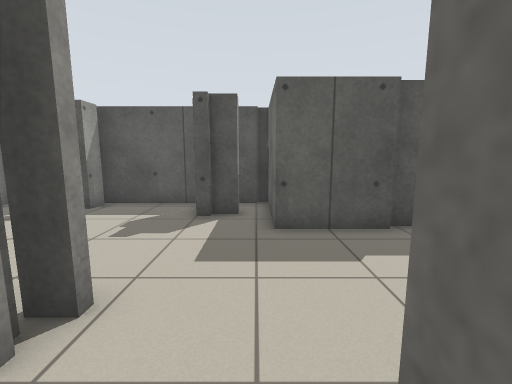
View 1 (above)

17 first-person views from a walk through a Stage world. The camera is 1 m above the floor, tilts 8° down and sees 90° across. Floor lines are 1 m apart. The floor is counted in squares, 0.5 m on a side. Each view is taken from the middle of a square. On the plan, view 1 faces up. The plan holds only what a view shows up to about 16 squares ahead; the rest is blank. The place goes on beyond the plan. The robots in the file are not drawn.

View 2
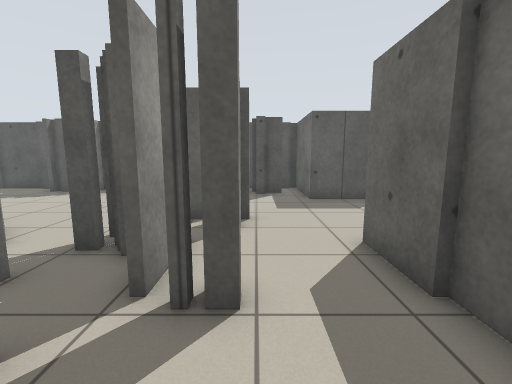

View 3
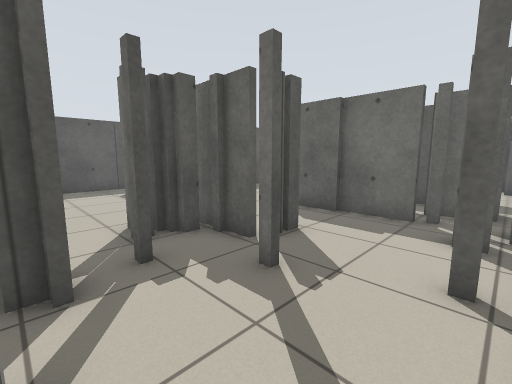

View 4
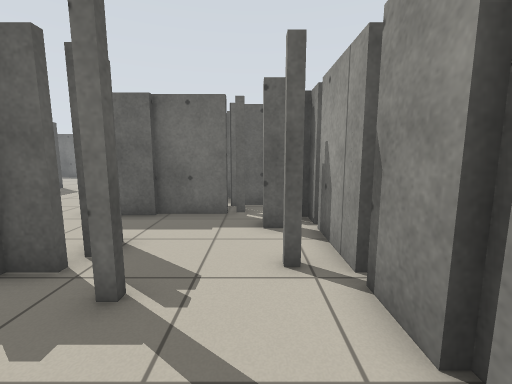

View 5
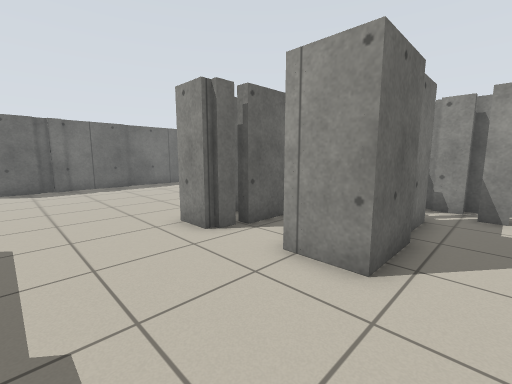

View 6
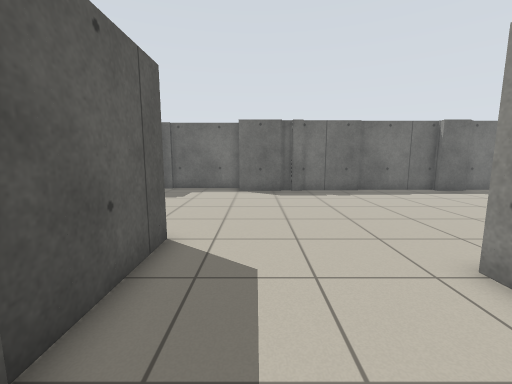

View 7
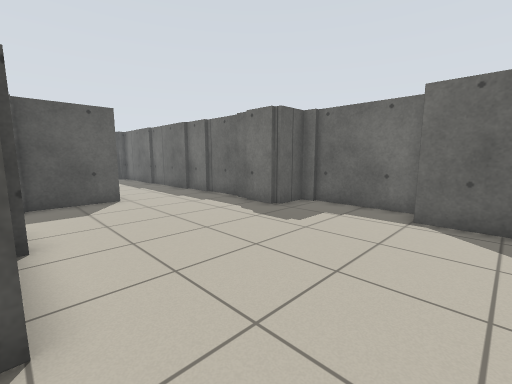

View 8
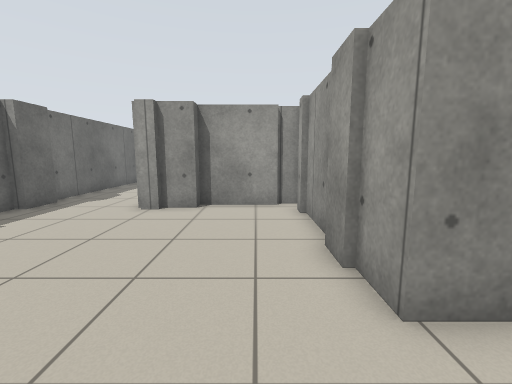

View 9
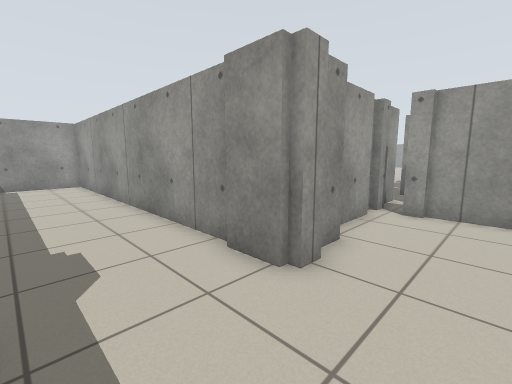

View 10
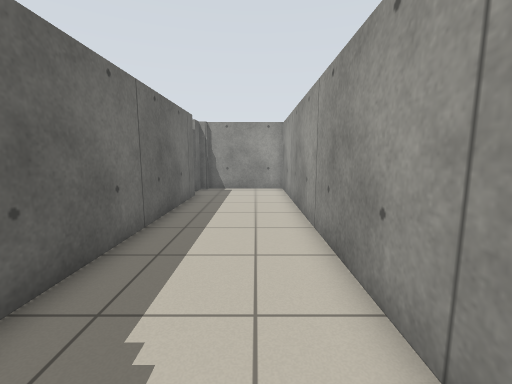

View 11
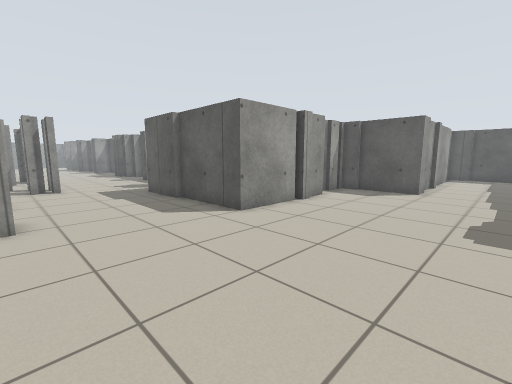

View 12
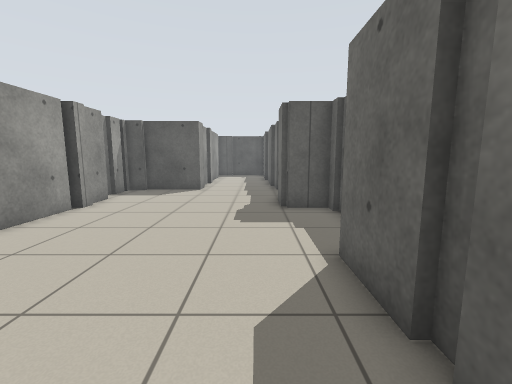

View 13
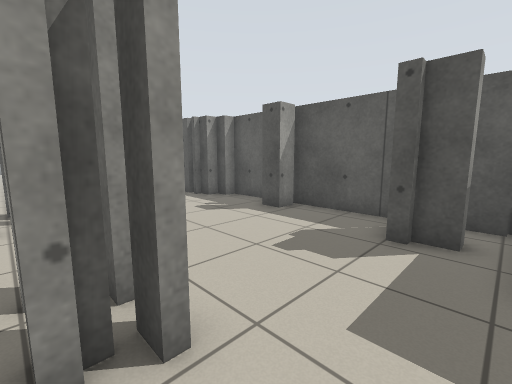

View 14
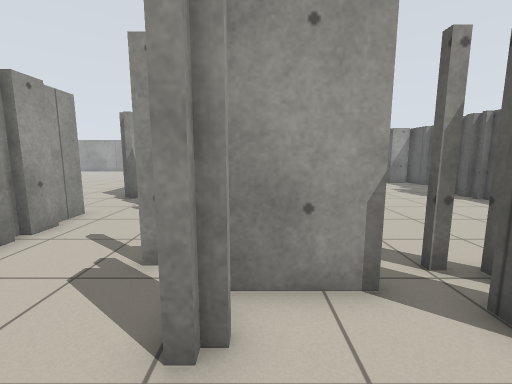

View 15
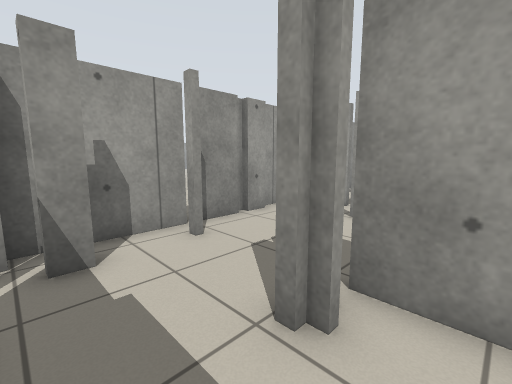

View 16
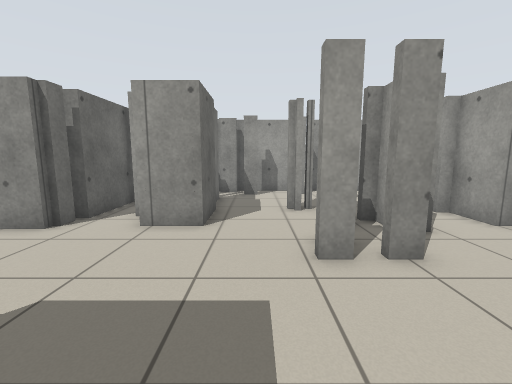

View 17
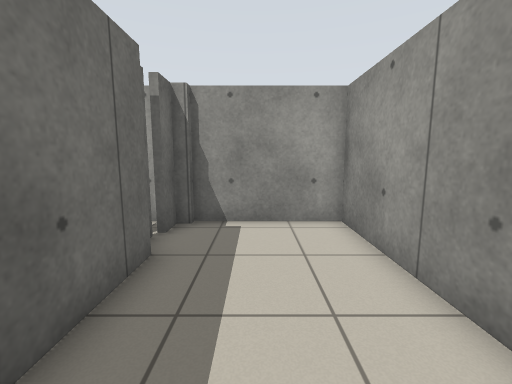

### Floor plan
Key: @ floor where view 1 was taken; # wall or solid block; x gap in a wall; . floor; T thing the floor can be seen under or through.
Columns run from 8 left of view 1 to 18 right of it. Each row starts with its distance up from view 1.
 17                    ##...#
 16                #####....#
 15                ##.......#
 14                #........#
 13                ##.......#
 12                 #.......#
 11 #######x##      #.......###
 10 .##...#..#      #.........#
  9 ......##.#      #.........#
  8 .........#      #.........#
  7 .........########.........#
  6 .........................##
  5 .........................#
  4 .........................#
  3 ....TTT..................#
  2 ....TTT..................#
  1 #.TTT....##..##..........#
  0 #.TT#...@######..........#
 -1 # T.##...#  ###..........#
 -2 #T...#...#  ###..........#
 -3 #........#  ###..........#
 -4 #........######..........#
 -5 .........######..........#
 -6 ....##.###.###########...#
 -7 ##########.######## ##...#
 -8                     #....#
 -9                     #....#
-10                     #....#
-11                     #....#
-12                     #....#
-13                     #....#
-14                     #....#
-15                     #....#
-16                     #....#
-17                     #....#
-18                     #....#
-19                     #....#
-20                     #....##
-21                     #.....#
-22                     #....##
-23                     #######

Positions as (right, up) in squares from view 1, and headings:
1: (0, 0), facing up
2: (-2, -5), facing up
3: (-8, -6), facing up-right
4: (-8, -5), facing right
5: (-1, 5), facing down-right
6: (2, 5), facing right
7: (8, 4), facing up-right
8: (8, 4), facing down
9: (16, -3), facing down-left
10: (14, -7), facing down
11: (15, 1), facing up-left
12: (15, 1), facing up
13: (0, 2), facing up-left
14: (0, -1), facing left
15: (0, 0), facing down-left
16: (-1, 8), facing down
17: (15, -15), facing down
